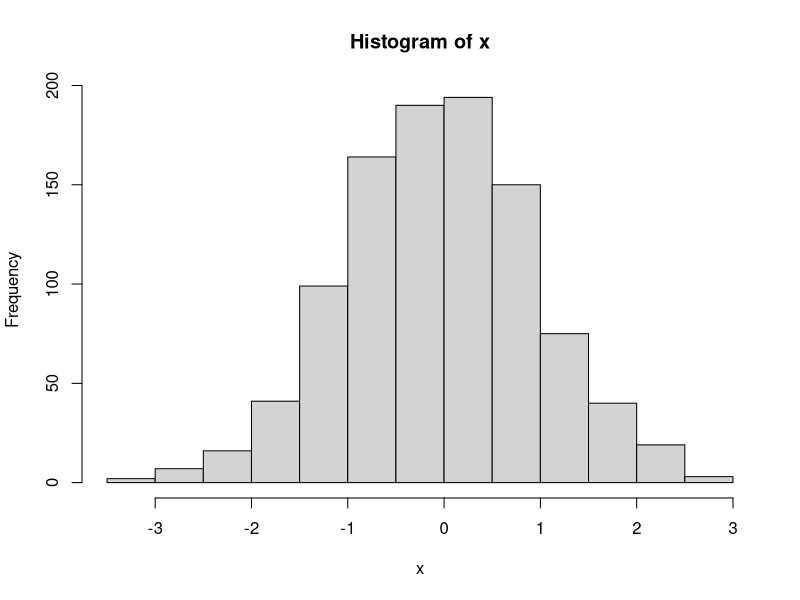

Write R code to recreate this figure. (Note: this script raises an error after producing the figure.)
## ---- chunk 1
x <- rnorm(1000,0,1)
hist(x)
## ---- chunk 2
numericInput("rows", "How many cars?", 5)

renderTable({
  head(cars, input$rows)
})
